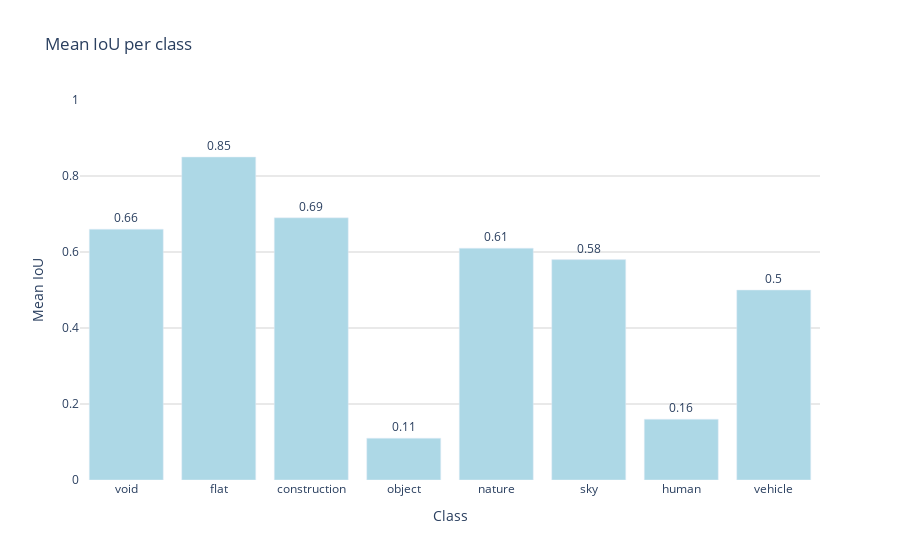

This figure's notebook cell:
### Code cell
class_names = ['void', 'flat', 'construction', 'object', 'nature', 'sky', 'human', 'vehicle']

fig = go.Figure()

fig.add_trace(go.Bar(
    x=class_names,
    y=mean_iou_per_class,
    text=mean_iou_per_class.round(2),
    textposition='outside',
    marker_color='lightblue'
))

fig.update_layout(
    title='Mean IoU per class',
    xaxis_title='Class',
    yaxis_title='Mean IoU',
    yaxis=dict(range=[0, 1], gridcolor='lightgrey'),
    plot_bgcolor='white'
)

fig.show()

### Figure 1 — Plotly figure (JSON) as saved in the notebook; plotly's stock layout.template omitted (floating-point values rounded to 4 significant figures)
{"data": [{"marker": {"color": "lightblue"}, "text": [0.66, 0.85, 0.69, 0.11, 0.61, 0.58, 0.16, 0.5], "textposition": "outside", "type": "bar", "x": ["void", "flat", "construction", "object", "nature", "sky", "human", "vehicle"], "y": [0.66, 0.85, 0.69, 0.11, 0.61, 0.58, 0.16, 0.5]}], "layout": {"plot_bgcolor": "white", "title": {"text": "Mean IoU per class"}, "xaxis": {"title": {"text": "Class"}}, "yaxis": {"gridcolor": "lightgrey", "range": [0, 1], "title": {"text": "Mean IoU"}}}}
